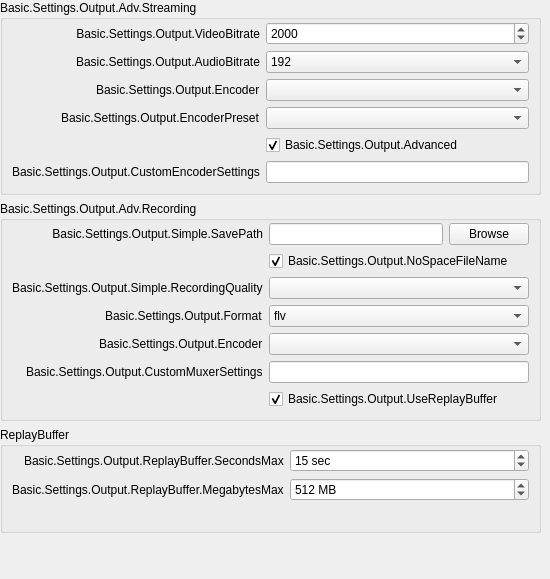
                  <widget class="QWidget" name="scrollAreaWidgetContents_3">
                   <property name="geometry">
                    <rect>
                     <x>0</x>
                     <y>0</y>
                     <width>550</width>
                     <height>530</height>
                    </rect>
                   </property>
                   <property name="sizePolicy">
                    <sizepolicy hsizetype="Preferred" vsizetype="Preferred">
                     <horstretch>0</horstretch>
                     <verstretch>0</verstretch>
                    </sizepolicy>
                   </property>
                   <layout class="QVBoxLayout" name="verticalLayout_52">
                    <property name="leftMargin">
                     <number>0</number>
                    </property>
                    <property name="topMargin">
                     <number>0</number>
                    </property>
                    <property name="rightMargin">
                     <number>9</number>
                    </property>
                    <property name="bottomMargin">
                     <number>0</number>
                    </property>
                    <item>
                     <widget class="QGroupBox" name="simpleStreamingGroupBox">
                      <property name="sizePolicy">
                       <sizepolicy hsizetype="Preferred" vsizetype="Maximum">
                        <horstretch>0</horstretch>
                        <verstretch>0</verstretch>
                       </sizepolicy>
                      </property>
                      <property name="title">
                       <string>Basic.Settings.Output.Adv.Streaming</string>
                      </property>
                      <layout class="QFormLayout" name="simpleStreamingLayout">
                       <property name="fieldGrowthPolicy">
                        <enum>QFormLayout::AllNonFixedFieldsGrow</enum>
                       </property>
                       <property name="labelAlignment">
                        <set>Qt::AlignRight|Qt::AlignTrailing|Qt::AlignVCenter</set>
                       </property>
                       <property name="leftMargin">
                        <number>9</number>
                       </property>
                       <property name="topMargin">
                        <number>2</number>
                       </property>
                       <property name="rightMargin">
                        <number>9</number>
                       </property>
                       <property name="bottomMargin">
                        <number>9</number>
                       </property>
                       <item row="0" column="0">
                        <widget class="QLabel" name="label_19">
                         <property name="minimumSize">
                          <size>
                           <width>170</width>
                           <height>0</height>
                          </size>
                         </property>
                         <property name="text">
                          <string>Basic.Settings.Output.VideoBitrate</string>
                         </property>
                         <property name="alignment">
                          <set>Qt::AlignRight|Qt::AlignTrailing|Qt::AlignVCenter</set>
                         </property>
                         <property name="buddy">
                          <cstring>simpleOutputVBitrate</cstring>
                         </property>
                        </widget>
                       </item>
                       <item row="0" column="1">
                        <widget class="QSpinBox" name="simpleOutputVBitrate">
                         <property name="minimum">
                          <number>200</number>
                         </property>
                         <property name="maximum">
                          <number>1000000</number>
                         </property>
                         <property name="value">
                          <number>2000</number>
                         </property>
                        </widget>
                       </item>
                       <item row="1" column="0">
                        <widget class="QLabel" name="label_20">
                         <property name="text">
                          <string>Basic.Settings.Output.AudioBitrate</string>
                         </property>
                         <property name="buddy">
                          <cstring>simpleOutputABitrate</cstring>
                         </property>
                        </widget>
                       </item>
                       <item row="1" column="1">
                        <widget class="QComboBox" name="simpleOutputABitrate">
                         <property name="currentIndex">
                          <number>8</number>
                         </property>
                         <item>
                          <property name="text">
                           <string>32</string>
                          </property>
                         </item>
                         <item>
                          <property name="text">
                           <string>48</string>
                          </property>
                         </item>
                         <item>
                          <property name="text">
                           <string>64</string>
                          </property>
                         </item>
                         <item>
                          <property name="text">
                           <string>80</string>
                          </property>
                         </item>
                         <item>
                          <property name="text">
                           <string>96</string>
                          </property>
                         </item>
                         <item>
                          <property name="text">
                           <string>112</string>
                          </property>
                         </item>
                         <item>
                          <property name="text">
                           <string>128</string>
                          </property>
                         </item>
                         <item>
                          <property name="text">
                           <string>160</string>
                          </property>
                         </item>
                         <item>
                          <property name="text">
                           <string>192</string>
                          </property>
                         </item>
                         <item>
                          <property name="text">
                           <string>256</string>
                          </property>
                         </item>
                         <item>
                          <property name="text">
                           <string>320</string>
                          </property>
                         </item>
                        </widget>
                       </item>
                       <item row="2" column="0">
                        <widget class="QLabel" name="simpleOutStrEncoderLabel">
                         <property name="text">
                          <string>Basic.Settings.Output.Encoder</string>
                         </property>
                         <property name="buddy">
                          <cstring>simpleOutRecEncoder</cstring>
                         </property>
                        </widget>
                       </item>
                       <item row="2" column="1">
                        <widget class="QComboBox" name="simpleOutStrEncoder"/>
                       </item>
                       <item row="3" column="0">
                        <widget class="QLabel" name="simpleOutPresetLabel">
                         <property name="enabled">
                          <bool>true</bool>
                         </property>
                         <property name="text">
                          <string>Basic.Settings.Output.EncoderPreset</string>
                         </property>
                         <property name="buddy">
                          <cstring>simpleOutPreset</cstring>
                         </property>
                        </widget>
                       </item>
                       <item row="3" column="1">
                        <widget class="QComboBox" name="simpleOutPreset"/>
                       </item>
                       <item row="4" column="1">
                        <widget class="QCheckBox" name="simpleOutAdvanced">
                         <property name="text">
                          <string>Basic.Settings.Output.Advanced</string>
                         </property>
                         <property name="checked">
                          <bool>true</bool>
                         </property>
                        </widget>
                       </item>
                       <item row="5" column="0">
                        <widget class="QLabel" name="label_23">
                         <property name="text">
                          <string>Basic.Settings.Output.CustomEncoderSettings</string>
                         </property>
                         <property name="buddy">
                          <cstring>simpleOutCustom</cstring>
                         </property>
                        </widget>
                       </item>
                       <item row="5" column="1">
                        <widget class="QLineEdit" name="simpleOutCustom"/>
                       </item>
                      </layout>
                     </widget>
                    </item>
                    <item>
                     <widget class="QGroupBox" name="simpleRecordingGroupBox">
                      <property name="sizePolicy">
                       <sizepolicy hsizetype="Preferred" vsizetype="Maximum">
                        <horstretch>0</horstretch>
                        <verstretch>0</verstretch>
                       </sizepolicy>
                      </property>
                      <property name="title">
                       <string>Basic.Settings.Output.Adv.Recording</string>
                      </property>
                      <layout class="QFormLayout" name="formLayout_6">
                       <property name="fieldGrowthPolicy">
                        <enum>QFormLayout::AllNonFixedFieldsGrow</enum>
                       </property>
                       <property name="labelAlignment">
                        <set>Qt::AlignRight|Qt::AlignTrailing|Qt::AlignVCenter</set>
                       </property>
                       <property name="leftMargin">
                        <number>9</number>
                       </property>
                       <property name="topMargin">
                        <number>2</number>
                       </property>
                       <property name="rightMargin">
                        <number>9</number>
                       </property>
                       <property name="bottomMargin">
                        <number>9</number>
                       </property>
                       <item row="0" column="0">
                        <widget class="QLabel" name="label_18">
                         <property name="minimumSize">
                          <size>
                           <width>170</width>
                           <height>0</height>
                          </size>
                         </property>
                         <property name="text">
                          <string>Basic.Settings.Output.Simple.SavePath</string>
                         </property>
                         <property name="alignment">
                          <set>Qt::AlignRight|Qt::AlignTrailing|Qt::AlignVCenter</set>
                         </property>
                         <property name="buddy">
                          <cstring>simpleOutputPath</cstring>
                         </property>
                        </widget>
                       </item>
                       <item row="0" column="1">
                        <layout class="QHBoxLayout" name="horizontalLayout_5">
                         <item>
                          <widget class="QLineEdit" name="simpleOutputPath">
                           <property name="enabled">
                            <bool>true</bool>
                           </property>
                          </widget>
                         </item>
                         <item>
                          <widget class="QPushButton" name="simpleOutputBrowse">
                           <property name="enabled">
                            <bool>true</bool>
                           </property>
                           <property name="text">
                            <string>Browse</string>
                           </property>
                          </widget>
                         </item>
                        </layout>
                       </item>
                       <item row="1" column="1">
                        <widget class="QCheckBox" name="simpleNoSpace">
                         <property name="text">
                          <string>Basic.Settings.Output.NoSpaceFileName</string>
                         </property>
                         <property name="checked">
                          <bool>true</bool>
                         </property>
                        </widget>
                       </item>
                       <item row="2" column="0">
                        <widget class="QLabel" name="label_26">
                         <property name="text">
                          <string>Basic.Settings.Output.Simple.RecordingQuality</string>
                         </property>
                         <property name="buddy">
                          <cstring>simpleOutRecQuality</cstring>
                         </property>
                        </widget>
                       </item>
                       <item row="2" column="1">
                        <widget class="QComboBox" name="simpleOutRecQuality"/>
                       </item>
                       <item row="3" column="0">
                        <widget class="QLabel" name="simpleOutRecFormatLabel">
                         <property name="text">
                          <string>Basic.Settings.Output.Format</string>
                         </property>
                         <property name="buddy">
                          <cstring>simpleOutRecFormat</cstring>
                         </property>
                        </widget>
                       </item>
                       <item row="3" column="1">
                        <widget class="QComboBox" name="simpleOutRecFormat">
                         <item>
                          <property name="text">
                           <string notr="true">flv</string>
                          </property>
                         </item>
                         <item>
                          <property name="text">
                           <string notr="true">mp4</string>
                          </property>
                         </item>
                         <item>
                          <property name="text">
                           <string notr="true">mov</string>
                          </property>
                         </item>
                         <item>
                          <property name="text">
                           <string notr="true">mkv</string>
                          </property>
                         </item>
                         <item>
                          <property name="text">
                           <string notr="true">ts</string>
                          </property>
                         </item>
                         <item>
                          <property name="text">
                           <string notr="true">m3u8</string>
                          </property>
                         </item>
                        </widget>
                       </item>
                       <item row="4" column="0">
                        <widget class="QLabel" name="simpleOutRecEncoderLabel">
                         <property name="text">
                          <string>Basic.Settings.Output.Encoder</string>
                         </property>
                         <property name="buddy">
                          <cstring>simpleOutRecEncoder</cstring>
                         </property>
                        </widget>
                       </item>
                       <item row="4" column="1">
                        <widget class="QComboBox" name="simpleOutRecEncoder"/>
                       </item>
                       <item row="5" column="0">
                        <widget class="QLabel" name="label_420">
                         <property name="text">
                          <string>Basic.Settings.Output.CustomMuxerSettings</string>
                         </property>
                         <property name="buddy">
                          <cstring>simpleOutMuxCustom</cstring>
                         </property>
                        </widget>
                       </item>
                       <item row="5" column="1">
                        <widget class="QLineEdit" name="simpleOutMuxCustom"/>
                       </item>
                       <item row="6" column="1">
                        <widget class="QCheckBox" name="simpleReplayBuf">
                         <property name="text">
                          <string>Basic.Settings.Output.UseReplayBuffer</string>
                         </property>
                         <property name="checked">
                          <bool>true</bool>
                         </property>
                        </widget>
                       </item>
                      </layout>
                     </widget>
                    </item>
                    <item>
                     <widget class="QGroupBox" name="replayBufferGroupBox">
                      <property name="title">
                       <string>ReplayBuffer</string>
                      </property>
                      <layout class="QFormLayout" name="formLayout_24">
                       <property name="fieldGrowthPolicy">
                        <enum>QFormLayout::AllNonFixedFieldsGrow</enum>
                       </property>
                       <property name="labelAlignment">
                        <set>Qt::AlignRight|Qt::AlignTrailing|Qt::AlignVCenter</set>
                       </property>
                       <property name="leftMargin">
                        <number>9</number>
                       </property>
                       <property name="topMargin">
                        <number>2</number>
                       </property>
                       <property name="rightMargin">
                        <number>9</number>
                       </property>
                       <property name="bottomMargin">
                        <number>9</number>
                       </property>
                       <item row="0" column="0">
                        <widget class="QLabel" name="label_35">
                         <property name="text">
                          <string>Basic.Settings.Output.ReplayBuffer.SecondsMax</string>
                         </property>
                        </widget>
                       </item>
                       <item row="0" column="1">
                        <widget class="QSpinBox" name="simpleRBSecMax">
                         <property name="suffix">
                          <string notr="true"> sec</string>
                         </property>
                         <property name="minimum">
                          <number>5</number>
                         </property>
                         <property name="maximum">
                          <number>21600</number>
                         </property>
                         <property name="value">
                          <number>15</number>
                         </property>
                        </widget>
                       </item>
                       <item row="1" column="0">
                        <widget class="QLabel" name="simpleRBMegsMaxLabel">
                         <property name="text">
                          <string>Basic.Settings.Output.ReplayBuffer.MegabytesMax</string>
                         </property>
                        </widget>
                       </item>
                       <item row="1" column="1">
                        <widget class="QSpinBox" name="simpleRBMegsMax">
                         <property name="suffix">
                          <string notr="true"> MB</string>
                         </property>
                         <property name="minimum">
                          <number>20</number>
                         </property>
                         <property name="maximum">
                          <number>8192</number>
                         </property>
                         <property name="value">
                          <number>512</number>
                         </property>
                        </widget>
                       </item>
                       <item row="2" column="1">
                        <widget class="QLabel" name="simpleRBEstimate">
                         <property name="text">
                          <string notr="true"/>
                         </property>
                        </widget>
                       </item>
                      </layout>
                     </widget>
                    </item>
                    <item>
                     <layout class="QVBoxLayout" name="simpleOutInfoLayout">
                      <property name="leftMargin">
                       <number>10</number>
                      </property>
                      <property name="topMargin">
                       <number>10</number>
                      </property>
                      <property name="rightMargin">
                       <number>10</number>
                      </property>
                      <property name="bottomMargin">
                       <number>10</number>
                      </property>
                     </layout>
                    </item>
                    <item>
                     <widget class="QFrame" name="simpleOutputContainer">
                      <property name="minimumSize">
                       <size>
                        <width>0</width>
                        <height>20</height>
                       </size>
                      </property>
                      <layout class="QVBoxLayout" name="verticalLayout_4">
                       <property name="leftMargin">
                        <number>0</number>
                       </property>
                       <property name="topMargin">
                        <number>0</number>
                       </property>
                       <property name="rightMargin">
                        <number>0</number>
                       </property>
                       <property name="bottomMargin">
                        <number>0</number>
                       </property>
                      </layout>
                     </widget>
                    </item>
                    <item>
                     <spacer name="verticalSpacer_2">
                      <property name="orientation">
                       <enum>Qt::Vertical</enum>
                      </property>
                      <property name="sizeHint" stdset="0">
                       <size>
                        <width>20</width>
                        <height>10</height>
                       </size>
                      </property>
                     </spacer>
                    </item>
                   </layout>
                  </widget>
